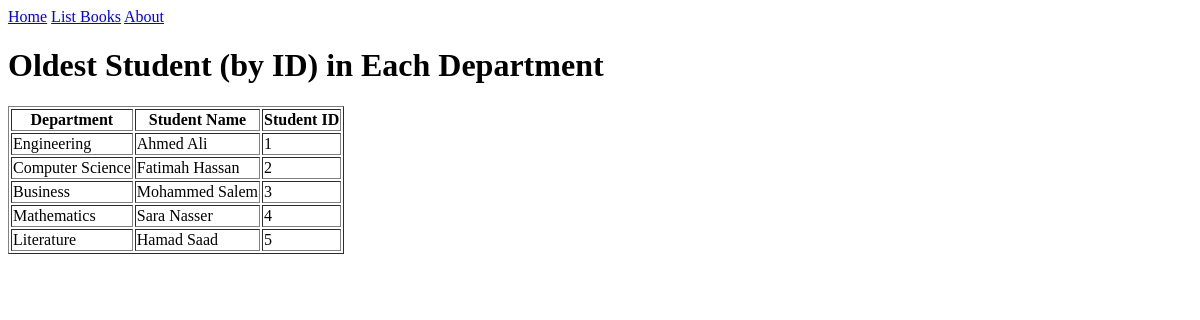
The app's page /books/lab9/task3 with its own data.
### apps/bookmodule/models.py (models this page shows)
class Department(models.Model):
    name = models.CharField(max_length=100)

class Student1(models.Model):
    name = models.CharField(max_length=100)
    crad = models.OneToOneField(Card,  on_delete=models.PROTECT)
    department = models.ForeignKey(Department, on_delete=models.CASCADE)
    course = models.ManyToManyField(Course)

### apps/bookmodule/views.py (the view)
# urls.py: path('lab9/task3', views.task3_9, name='book.Lab9Task3'),
def task3_9(request):
    oldest_students = []
    departments = Department.objects.all()
    for dept in departments:
        oldest_student = Student1.objects.filter(department=dept).order_by('id').first()
        if oldest_student:
            oldest_students.append({
                'department': dept.name,
                'student_name': oldest_student.name,
                'student_id': oldest_student.id
            })
    return render(request, 'bookmodule/task3_9.html', {'oldest_students': oldest_students})

### apps/templates/bookmodule/task3_9.html
{% extends "layouts/base.html" %}
{% block content %}
<body>
    <h1>Oldest Student (by ID) in Each Department</h1>
    <table border="1">
        <tr>
            <th>Department</th>
            <th>Student Name</th>
            <th>Student ID</th>
        </tr>
        {% for item in oldest_students %}
        <tr>
            <td>{{ item.department }}</td>
            <td>{{ item.student_name }}</td>
            <td>{{ item.student_id }}</td>
        </tr>
        {% endfor %}
    </table>
</body>
{% endblock %}

### records on screen
Department: department "Engineering"
Student1: student_name "Ahmed Ali"
Department: department "Computer Science"
Student1: student_name "Fatimah Hassan"
Department: department "Business"
Student1: student_name "Mohammed Salem"
Department: department "Mathematics"
Student1: student_name "Sara Nasser"
Department: department "Literature"
Student1: student_name "Hamad Saad"

### other values on screen
{{ item.student_id }} "1" "2" "3" "4" "5"
